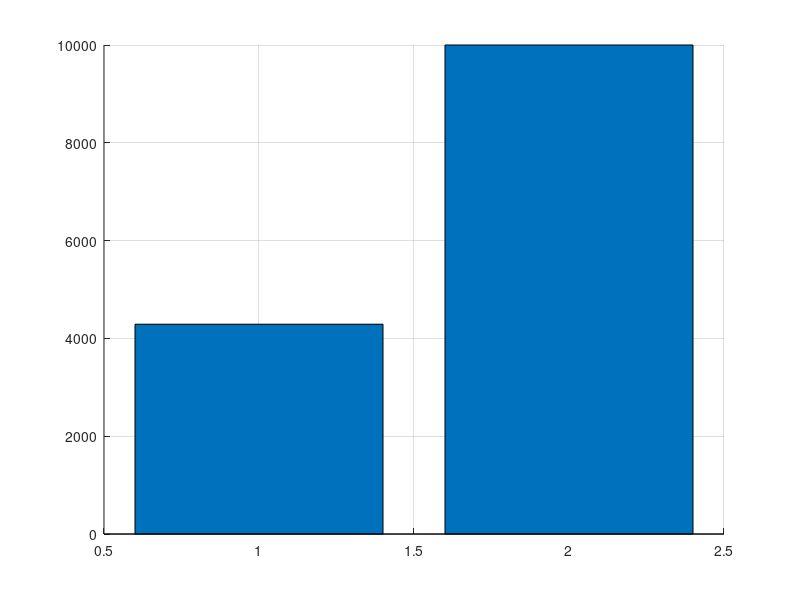

Reproduce this figure in MATLAB.
%demo_06
%mlbggd_layer1_case_01_v1
%
% https://www.mathworks.com/help//stats/poissrnd.html
% https://www.mathworks.com/help/stats/poisscdf.html

lambda_A  = 3;
Delta = 10;
trial = 1000;

M = 250;
Mo2 = M/2;
%alpha = 0.7;


Rho = [];
Success = [];
%l_al = length(Alpha);

BGG = [];
    

Cost_bgg = [];
Cost_wo = [];


%alpha = 0.4;
%B = alpha*Mo2;
B = 40;
c1 = 20; % cost of used nodes in safety mode
c2 = 30; % cost of unused nodes in safety mode
c_burst = 10000; % cost for burst without protection; same as total value of ICO (V)
Cost_wo0 = c_burst*ones(1,trial);
%c_overhead = 10300; % cost of burst with the safety mode
c_overhead = c1*B+c_burst; % cost of burst with the safety mode

success = 0;
nocount = 0;


for j=1:trial    
    Nu = ceil((M/2)/(lambda_A*Delta));
    Tau = Nu*Delta;
    Tau_1 = (Nu-1)*Delta;
    Tau = Nu*Delta;
    Tau_1 = (Nu-1)*Delta;
    A_nu_1 = poissrnd(lambda_A*Tau_1);
    A_nu0 = A_nu_1 + poissrnd(lambda_A*Delta);

    if A_nu_1 >= Mo2
        nocount = nocount+1;
    else
        if A_nu0>= Mo2 & A_nu0<(Mo2+B) 
            m1 = c1*(A_nu0-Mo2);
            m2 = c2*(Mo2+B-A_nu0);
            c0 = m1+m2;
            success = success+1;
        else
            c0 = c_overhead;
        end
        Cost_bgg = [Cost_bgg c0];
        Cost_wo = [Cost_wo c_burst];
    end
        
    %Cost_bgg = [Cost_bgg c0];            
end


no_opt = nocount/trial;
yes_opt = 1-no_opt;

Ave_wo = mean(Cost_wo)
Ave_bgg0 = mean(Cost_bgg);
Ave_bgg = Ave_bgg0*yes_opt + Ave_wo*no_opt

Ratio = (Ave_bgg/Ave_wo);
eff = max(0,1-Ratio)



%Rho = [Rho eff]; 
%BGG = [BGG Ave_bgg];
%Success = [Success suc_ratio];

%Ra = success/trial
    

%Rho = mean(Success)*Rho;
%[eff_star eff_idx] = max(Rho);



figure
hold on
grid on
%title (['Reserved node portions vs. Efficiency [M_{bar} = ' num2str(M) ' nodes]']);
%ylabel ('Cost Effiency [0,1]');
%xlabel (['Portion of reserved nodes up to M/2 (= ' num2str(Mo2) ' nodes)' ]);
%bar(Alpha*M,Rho,0.5);
%ax = gca;
%ax.YLim = [0 max(Rho)*1.2];
%ax.XLim = [0 1.1*B];
%bar(Alpha*Mo2,Rho,0.8);
bar([Ave_bgg Ave_wo],0.8);
%plot(Alpha(eff_idx)*B,eff_star+0.02,'rv','MarkerSize',8,'MarkerFaceColor','r');
%OptStr = ['Best [' num2str(eff_star*100,'%2.1f') '% @ ' num2str(ceil(Alpha(eff_idx)*B)) ' backups]']; 
%legend('Cost efficiency',OptStr,'Location','northeast');

%plot(Alpha*M,Rho);
%ax.XLim = [0 1.1];
%bar(Alpha,Rho,0.6);

hold off